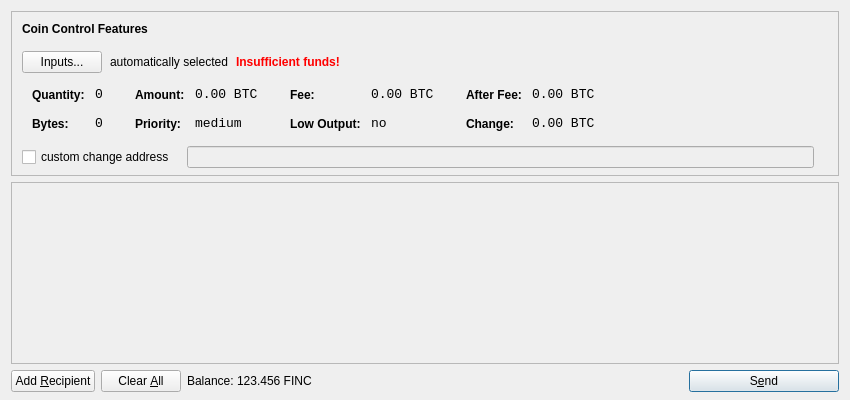
<?xml version="1.0" encoding="UTF-8"?>
<ui version="4.0">
 <class>SendCoinsDialog</class>
 <widget class="QDialog" name="SendCoinsDialog">
  <property name="geometry">
   <rect>
    <x>0</x>
    <y>0</y>
    <width>850</width>
    <height>400</height>
   </rect>
  </property>
  <property name="windowTitle">
   <string>Send Coins</string>
  </property>
  <layout class="QVBoxLayout" name="verticalLayout" stretch="0,1,0">
   <property name="bottomMargin">
    <number>8</number>
   </property>
   <item>
    <widget class="QFrame" name="frameCoinControl">
     <property name="sizePolicy">
      <sizepolicy hsizetype="Expanding" vsizetype="Expanding">
       <horstretch>0</horstretch>
       <verstretch>0</verstretch>
      </sizepolicy>
     </property>
     <property name="maximumSize">
      <size>
       <width>16777215</width>
       <height>16777215</height>
      </size>
     </property>
     <property name="frameShape">
      <enum>QFrame::StyledPanel</enum>
     </property>
     <property name="frameShadow">
      <enum>QFrame::Sunken</enum>
     </property>
     <layout class="QVBoxLayout" name="verticalLayoutCoinControl2">
      <property name="spacing">
       <number>-1</number>
      </property>
      <property name="leftMargin">
       <number>0</number>
      </property>
      <property name="topMargin">
       <number>0</number>
      </property>
      <property name="rightMargin">
       <number>0</number>
      </property>
      <property name="bottomMargin">
       <number>6</number>
      </property>
      <item>
       <layout class="QVBoxLayout" name="verticalLayoutCoinControl" stretch="0,0,0,0,1">
        <property name="spacing">
         <number>0</number>
        </property>
        <property name="leftMargin">
         <number>10</number>
        </property>
        <property name="topMargin">
         <number>10</number>
        </property>
        <item>
         <layout class="QHBoxLayout" name="horizontalLayoutCoinControl1">
          <property name="bottomMargin">
           <number>15</number>
          </property>
          <item>
           <widget class="QLabel" name="labelCoinControlFeatures">
            <property name="sizePolicy">
             <sizepolicy hsizetype="Preferred" vsizetype="Maximum">
              <horstretch>0</horstretch>
              <verstretch>0</verstretch>
             </sizepolicy>
            </property>
            <property name="font">
             <font>
              <weight>75</weight>
              <bold>true</bold>
             </font>
            </property>
            <property name="styleSheet">
             <string notr="true">font-weight:bold;</string>
            </property>
            <property name="text">
             <string>Coin Control Features</string>
            </property>
           </widget>
          </item>
         </layout>
        </item>
        <item>
         <layout class="QHBoxLayout" name="horizontalLayoutCoinControl2" stretch="0,0,0,0">
          <property name="spacing">
           <number>8</number>
          </property>
          <property name="bottomMargin">
           <number>10</number>
          </property>
          <item>
           <widget class="QPushButton" name="pushButtonCoinControl">
            <property name="styleSheet">
             <string notr="true"/>
            </property>
            <property name="text">
             <string>Inputs...</string>
            </property>
           </widget>
          </item>
          <item>
           <widget class="QLabel" name="labelCoinControlAutomaticallySelected">
            <property name="text">
             <string>automatically selected</string>
            </property>
            <property name="margin">
             <number>5</number>
            </property>
           </widget>
          </item>
          <item>
           <widget class="QLabel" name="labelCoinControlInsuffFunds">
            <property name="font">
             <font>
              <weight>75</weight>
              <bold>true</bold>
             </font>
            </property>
            <property name="styleSheet">
             <string notr="true">color:red;font-weight:bold;</string>
            </property>
            <property name="text">
             <string>Insufficient funds!</string>
            </property>
            <property name="margin">
             <number>5</number>
            </property>
           </widget>
          </item>
          <item>
           <spacer name="horizontalSpacerCoinControl">
            <property name="orientation">
             <enum>Qt::Horizontal</enum>
            </property>
            <property name="sizeHint" stdset="0">
             <size>
              <width>40</width>
              <height>1</height>
             </size>
            </property>
           </spacer>
          </item>
         </layout>
        </item>
        <item>
         <widget class="QWidget" name="widgetCoinControl" native="true">
          <property name="sizePolicy">
           <sizepolicy hsizetype="Preferred" vsizetype="Preferred">
            <horstretch>0</horstretch>
            <verstretch>0</verstretch>
           </sizepolicy>
          </property>
          <property name="minimumSize">
           <size>
            <width>0</width>
            <height>0</height>
           </size>
          </property>
          <property name="styleSheet">
           <string notr="true"/>
          </property>
          <layout class="QHBoxLayout" name="horizontalLayoutCoinControl5">
           <property name="margin">
            <number>0</number>
           </property>
           <item>
            <layout class="QHBoxLayout" name="horizontalLayoutCoinControl3" stretch="0,0,0,1">
             <property name="spacing">
              <number>20</number>
             </property>
             <property name="topMargin">
              <number>0</number>
             </property>
             <property name="bottomMargin">
              <number>10</number>
             </property>
             <item>
              <layout class="QFormLayout" name="formLayoutCoinControl1">
               <property name="horizontalSpacing">
                <number>10</number>
               </property>
               <property name="verticalSpacing">
                <number>14</number>
               </property>
               <property name="leftMargin">
                <number>10</number>
               </property>
               <property name="topMargin">
                <number>4</number>
               </property>
               <property name="rightMargin">
                <number>6</number>
               </property>
               <item row="0" column="0">
                <widget class="QLabel" name="labelCoinControlQuantityText">
                 <property name="styleSheet">
                  <string notr="true">font-weight:bold;</string>
                 </property>
                 <property name="text">
                  <string>Quantity:</string>
                 </property>
                 <property name="margin">
                  <number>0</number>
                 </property>
                </widget>
               </item>
               <item row="0" column="1">
                <widget class="QLabel" name="labelCoinControlQuantity">
                 <property name="font">
                  <font>
                   <family>Monospace</family>
                   <pointsize>10</pointsize>
                  </font>
                 </property>
                 <property name="cursor">
                  <cursorShape>IBeamCursor</cursorShape>
                 </property>
                 <property name="contextMenuPolicy">
                  <enum>Qt::ActionsContextMenu</enum>
                 </property>
                 <property name="text">
                  <string notr="true">0</string>
                 </property>
                 <property name="margin">
                  <number>0</number>
                 </property>
                 <property name="textInteractionFlags">
                  <set>Qt::LinksAccessibleByMouse|Qt::TextSelectableByKeyboard|Qt::TextSelectableByMouse</set>
                 </property>
                </widget>
               </item>
               <item row="1" column="0">
                <widget class="QLabel" name="labelCoinControlBytesText">
                 <property name="styleSheet">
                  <string notr="true">font-weight:bold;</string>
                 </property>
                 <property name="text">
                  <string>Bytes:</string>
                 </property>
                </widget>
               </item>
               <item row="1" column="1">
                <widget class="QLabel" name="labelCoinControlBytes">
                 <property name="font">
                  <font>
                   <family>Monospace</family>
                   <pointsize>10</pointsize>
                  </font>
                 </property>
                 <property name="cursor">
                  <cursorShape>IBeamCursor</cursorShape>
                 </property>
                 <property name="contextMenuPolicy">
                  <enum>Qt::ActionsContextMenu</enum>
                 </property>
                 <property name="text">
                  <string notr="true">0</string>
                 </property>
                 <property name="textInteractionFlags">
                  <set>Qt::LinksAccessibleByMouse|Qt::TextSelectableByKeyboard|Qt::TextSelectableByMouse</set>
                 </property>
                </widget>
               </item>
              </layout>
             </item>
             <item>
              <layout class="QFormLayout" name="formLayoutCoinControl2">
               <property name="horizontalSpacing">
                <number>10</number>
               </property>
               <property name="verticalSpacing">
                <number>14</number>
               </property>
               <property name="leftMargin">
                <number>6</number>
               </property>
               <property name="topMargin">
                <number>4</number>
               </property>
               <property name="rightMargin">
                <number>6</number>
               </property>
               <item row="0" column="0">
                <widget class="QLabel" name="labelCoinControlAmountText">
                 <property name="styleSheet">
                  <string notr="true">font-weight:bold;</string>
                 </property>
                 <property name="text">
                  <string>Amount:</string>
                 </property>
                 <property name="margin">
                  <number>0</number>
                 </property>
                </widget>
               </item>
               <item row="0" column="1">
                <widget class="QLabel" name="labelCoinControlAmount">
                 <property name="font">
                  <font>
                   <family>Monospace</family>
                   <pointsize>10</pointsize>
                  </font>
                 </property>
                 <property name="cursor">
                  <cursorShape>IBeamCursor</cursorShape>
                 </property>
                 <property name="contextMenuPolicy">
                  <enum>Qt::ActionsContextMenu</enum>
                 </property>
                 <property name="text">
                  <string notr="true">0.00 BTC</string>
                 </property>
                 <property name="textInteractionFlags">
                  <set>Qt::LinksAccessibleByMouse|Qt::TextSelectableByKeyboard|Qt::TextSelectableByMouse</set>
                 </property>
                </widget>
               </item>
               <item row="1" column="0">
                <widget class="QLabel" name="labelCoinControlPriorityText">
                 <property name="styleSheet">
                  <string notr="true">font-weight:bold;</string>
                 </property>
                 <property name="text">
                  <string>Priority:</string>
                 </property>
                </widget>
               </item>
               <item row="1" column="1">
                <widget class="QLabel" name="labelCoinControlPriority">
                 <property name="font">
                  <font>
                   <family>Monospace</family>
                   <pointsize>10</pointsize>
                  </font>
                 </property>
                 <property name="cursor">
                  <cursorShape>IBeamCursor</cursorShape>
                 </property>
                 <property name="contextMenuPolicy">
                  <enum>Qt::ActionsContextMenu</enum>
                 </property>
                 <property name="text">
                  <string>medium</string>
                 </property>
                 <property name="textInteractionFlags">
                  <set>Qt::LinksAccessibleByMouse|Qt::TextSelectableByKeyboard|Qt::TextSelectableByMouse</set>
                 </property>
                </widget>
               </item>
              </layout>
             </item>
             <item>
              <layout class="QFormLayout" name="formLayoutCoinControl3">
               <property name="horizontalSpacing">
                <number>10</number>
               </property>
               <property name="verticalSpacing">
                <number>14</number>
               </property>
               <property name="leftMargin">
                <number>6</number>
               </property>
               <property name="topMargin">
                <number>4</number>
               </property>
               <property name="rightMargin">
                <number>6</number>
               </property>
               <item row="0" column="0">
                <widget class="QLabel" name="labelCoinControlFeeText">
                 <property name="styleSheet">
                  <string notr="true">font-weight:bold;</string>
                 </property>
                 <property name="text">
                  <string>Fee:</string>
                 </property>
                 <property name="margin">
                  <number>0</number>
                 </property>
                </widget>
               </item>
               <item row="0" column="1">
                <widget class="QLabel" name="labelCoinControlFee">
                 <property name="font">
                  <font>
                   <family>Monospace</family>
                   <pointsize>10</pointsize>
                  </font>
                 </property>
                 <property name="cursor">
                  <cursorShape>IBeamCursor</cursorShape>
                 </property>
                 <property name="contextMenuPolicy">
                  <enum>Qt::ActionsContextMenu</enum>
                 </property>
                 <property name="text">
                  <string notr="true">0.00 BTC</string>
                 </property>
                 <property name="textInteractionFlags">
                  <set>Qt::LinksAccessibleByMouse|Qt::TextSelectableByKeyboard|Qt::TextSelectableByMouse</set>
                 </property>
                </widget>
               </item>
               <item row="1" column="0">
                <widget class="QLabel" name="labelCoinControlLowOutputText">
                 <property name="styleSheet">
                  <string notr="true">font-weight:bold;</string>
                 </property>
                 <property name="text">
                  <string>Low Output:</string>
                 </property>
                </widget>
               </item>
               <item row="1" column="1">
                <widget class="QLabel" name="labelCoinControlLowOutput">
                 <property name="font">
                  <font>
                   <family>Monospace</family>
                   <pointsize>10</pointsize>
                  </font>
                 </property>
                 <property name="cursor">
                  <cursorShape>IBeamCursor</cursorShape>
                 </property>
                 <property name="contextMenuPolicy">
                  <enum>Qt::ActionsContextMenu</enum>
                 </property>
                 <property name="text">
                  <string>no</string>
                 </property>
                 <property name="textInteractionFlags">
                  <set>Qt::LinksAccessibleByMouse|Qt::TextSelectableByKeyboard|Qt::TextSelectableByMouse</set>
                 </property>
                </widget>
               </item>
              </layout>
             </item>
             <item>
              <layout class="QFormLayout" name="formLayoutCoinControl4">
               <property name="horizontalSpacing">
                <number>10</number>
               </property>
               <property name="verticalSpacing">
                <number>14</number>
               </property>
               <property name="leftMargin">
                <number>6</number>
               </property>
               <property name="topMargin">
                <number>4</number>
               </property>
               <property name="rightMargin">
                <number>6</number>
               </property>
               <item row="0" column="0">
                <widget class="QLabel" name="labelCoinControlAfterFeeText">
                 <property name="styleSheet">
                  <string notr="true">font-weight:bold;</string>
                 </property>
                 <property name="text">
                  <string>After Fee:</string>
                 </property>
                 <property name="margin">
                  <number>0</number>
                 </property>
                </widget>
               </item>
               <item row="0" column="1">
                <widget class="QLabel" name="labelCoinControlAfterFee">
                 <property name="font">
                  <font>
                   <family>Monospace</family>
                   <pointsize>10</pointsize>
                  </font>
                 </property>
                 <property name="cursor">
                  <cursorShape>IBeamCursor</cursorShape>
                 </property>
                 <property name="contextMenuPolicy">
                  <enum>Qt::ActionsContextMenu</enum>
                 </property>
                 <property name="text">
                  <string notr="true">0.00 BTC</string>
                 </property>
                 <property name="textInteractionFlags">
                  <set>Qt::LinksAccessibleByMouse|Qt::TextSelectableByKeyboard|Qt::TextSelectableByMouse</set>
                 </property>
                </widget>
               </item>
               <item row="1" column="0">
                <widget class="QLabel" name="labelCoinControlChangeText">
                 <property name="styleSheet">
                  <string notr="true">font-weight:bold;</string>
                 </property>
                 <property name="text">
                  <string>Change:</string>
                 </property>
                </widget>
               </item>
               <item row="1" column="1">
                <widget class="QLabel" name="labelCoinControlChange">
                 <property name="font">
                  <font>
                   <family>Monospace</family>
                   <pointsize>10</pointsize>
                  </font>
                 </property>
                 <property name="cursor">
                  <cursorShape>IBeamCursor</cursorShape>
                 </property>
                 <property name="contextMenuPolicy">
                  <enum>Qt::ActionsContextMenu</enum>
                 </property>
                 <property name="text">
                  <string notr="true">0.00 BTC</string>
                 </property>
                 <property name="textInteractionFlags">
                  <set>Qt::LinksAccessibleByMouse|Qt::TextSelectableByKeyboard|Qt::TextSelectableByMouse</set>
                 </property>
                </widget>
               </item>
              </layout>
             </item>
            </layout>
           </item>
          </layout>
         </widget>
        </item>
        <item>
         <layout class="QHBoxLayout" name="horizontalLayoutCoinControl4" stretch="0,0,0">
          <property name="spacing">
           <number>12</number>
          </property>
          <property name="sizeConstraint">
           <enum>QLayout::SetDefaultConstraint</enum>
          </property>
          <property name="topMargin">
           <number>5</number>
          </property>
          <property name="rightMargin">
           <number>5</number>
          </property>
          <item>
           <widget class="QCheckBox" name="checkBoxCoinControlChange">
            <property name="text">
             <string>custom change address</string>
            </property>
           </widget>
          </item>
          <item>
           <widget class="QLineEdit" name="lineEditCoinControlChange">
            <property name="enabled">
             <bool>false</bool>
            </property>
            <property name="sizePolicy">
             <sizepolicy hsizetype="Expanding" vsizetype="Fixed">
              <horstretch>0</horstretch>
              <verstretch>0</verstretch>
             </sizepolicy>
            </property>
           </widget>
          </item>
          <item>
           <widget class="QLabel" name="labelCoinControlChangeLabel">
            <property name="sizePolicy">
             <sizepolicy hsizetype="Preferred" vsizetype="Expanding">
              <horstretch>0</horstretch>
              <verstretch>0</verstretch>
             </sizepolicy>
            </property>
            <property name="minimumSize">
             <size>
              <width>0</width>
              <height>0</height>
             </size>
            </property>
            <property name="text">
             <string/>
            </property>
            <property name="margin">
             <number>3</number>
            </property>
           </widget>
          </item>
         </layout>
        </item>
        <item>
         <spacer name="verticalSpacerCoinControl">
          <property name="orientation">
           <enum>Qt::Vertical</enum>
          </property>
          <property name="sizeHint" stdset="0">
           <size>
            <width>800</width>
            <height>1</height>
           </size>
          </property>
         </spacer>
        </item>
       </layout>
      </item>
     </layout>
    </widget>
   </item>
   <item>
    <widget class="QScrollArea" name="scrollArea">
     <property name="widgetResizable">
      <bool>true</bool>
     </property>
     <widget class="QWidget" name="scrollAreaWidgetContents">
      <property name="geometry">
       <rect>
        <x>0</x>
        <y>0</y>
        <width>830</width>
        <height>165</height>
       </rect>
      </property>
      <layout class="QVBoxLayout" name="verticalLayout_2">
       <property name="margin">
        <number>0</number>
       </property>
       <item>
        <layout class="QVBoxLayout" name="entries">
         <property name="spacing">
          <number>6</number>
         </property>
        </layout>
       </item>
       <item>
        <spacer name="verticalSpacer">
         <property name="orientation">
          <enum>Qt::Vertical</enum>
         </property>
         <property name="sizeHint" stdset="0">
          <size>
           <width>20</width>
           <height>40</height>
          </size>
         </property>
        </spacer>
       </item>
      </layout>
     </widget>
    </widget>
   </item>
   <item>
    <layout class="QHBoxLayout" name="horizontalLayout">
     <item>
      <widget class="QPushButton" name="addButton">
       <property name="toolTip">
        <string>Send to multiple recipients at once</string>
       </property>
       <property name="text">
        <string>Add &amp;Recipient</string>
       </property>
       <property name="icon">
        <iconset resource="../bitcoin.qrc">
         <normaloff>:/icons/add</normaloff>:/icons/add</iconset>
       </property>
       <property name="autoDefault">
        <bool>false</bool>
       </property>
      </widget>
     </item>
     <item>
      <widget class="QPushButton" name="clearButton">
       <property name="sizePolicy">
        <sizepolicy hsizetype="Minimum" vsizetype="Fixed">
         <horstretch>0</horstretch>
         <verstretch>0</verstretch>
        </sizepolicy>
       </property>
       <property name="toolTip">
        <string>Remove all transaction fields</string>
       </property>
       <property name="text">
        <string>Clear &amp;All</string>
       </property>
       <property name="icon">
        <iconset resource="../bitcoin.qrc">
         <normaloff>:/icons/remove</normaloff>:/icons/remove</iconset>
       </property>
       <property name="autoRepeatDelay">
        <number>300</number>
       </property>
       <property name="autoDefault">
        <bool>false</bool>
       </property>
      </widget>
     </item>
     <item>
      <layout class="QHBoxLayout" name="horizontalLayout_2">
       <property name="spacing">
        <number>3</number>
       </property>
       <item>
        <widget class="QLabel" name="label">
         <property name="text">
          <string>Balance:</string>
         </property>
        </widget>
       </item>
       <item>
        <widget class="QLabel" name="labelBalance">
         <property name="cursor">
          <cursorShape>IBeamCursor</cursorShape>
         </property>
         <property name="text">
          <string>123.456 FINC</string>
         </property>
         <property name="textInteractionFlags">
          <set>Qt::LinksAccessibleByMouse|Qt::TextSelectableByKeyboard|Qt::TextSelectableByMouse</set>
         </property>
        </widget>
       </item>
      </layout>
     </item>
     <item>
      <spacer name="horizontalSpacer">
       <property name="orientation">
        <enum>Qt::Horizontal</enum>
       </property>
       <property name="sizeHint" stdset="0">
        <size>
         <width>40</width>
         <height>20</height>
        </size>
       </property>
      </spacer>
     </item>
     <item>
      <widget class="QPushButton" name="sendButton">
       <property name="minimumSize">
        <size>
         <width>150</width>
         <height>0</height>
        </size>
       </property>
       <property name="toolTip">
        <string>Confirm the send action</string>
       </property>
       <property name="text">
        <string>S&amp;end</string>
       </property>
       <property name="icon">
        <iconset resource="../bitcoin.qrc">
         <normaloff>:/icons/send</normaloff>:/icons/send</iconset>
       </property>
       <property name="default">
        <bool>true</bool>
       </property>
      </widget>
     </item>
    </layout>
   </item>
  </layout>
 </widget>
 <resources>
  <include location="../bitcoin.qrc"/>
 </resources>
 <connections/>
</ui>
